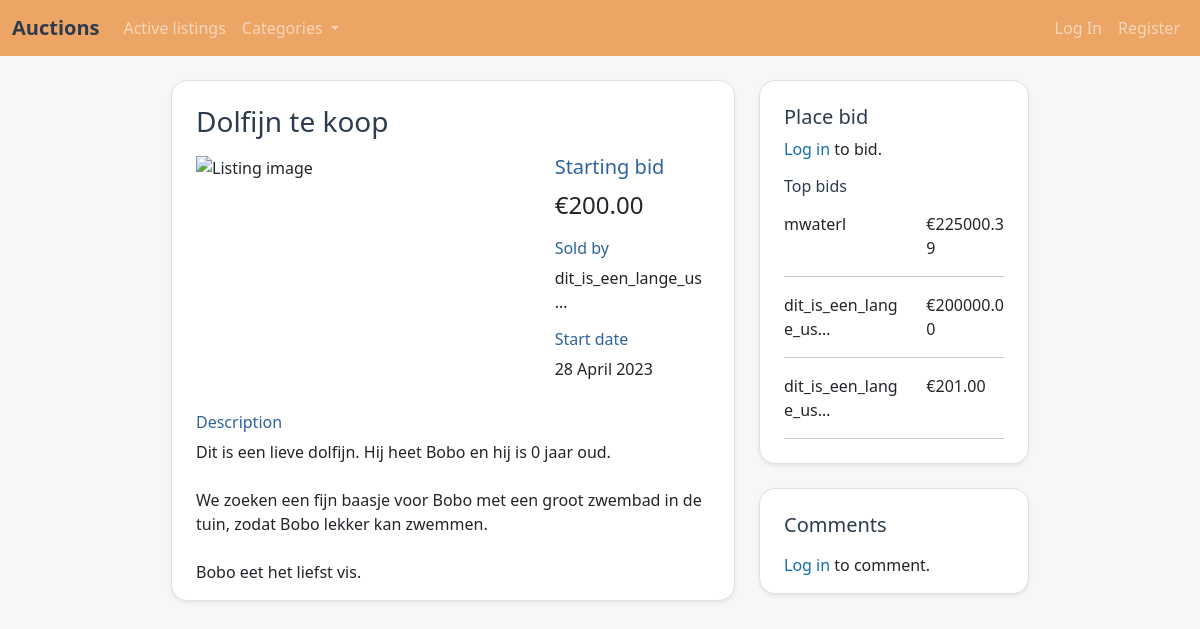
The page /listing/59 on the database as committed earlier.
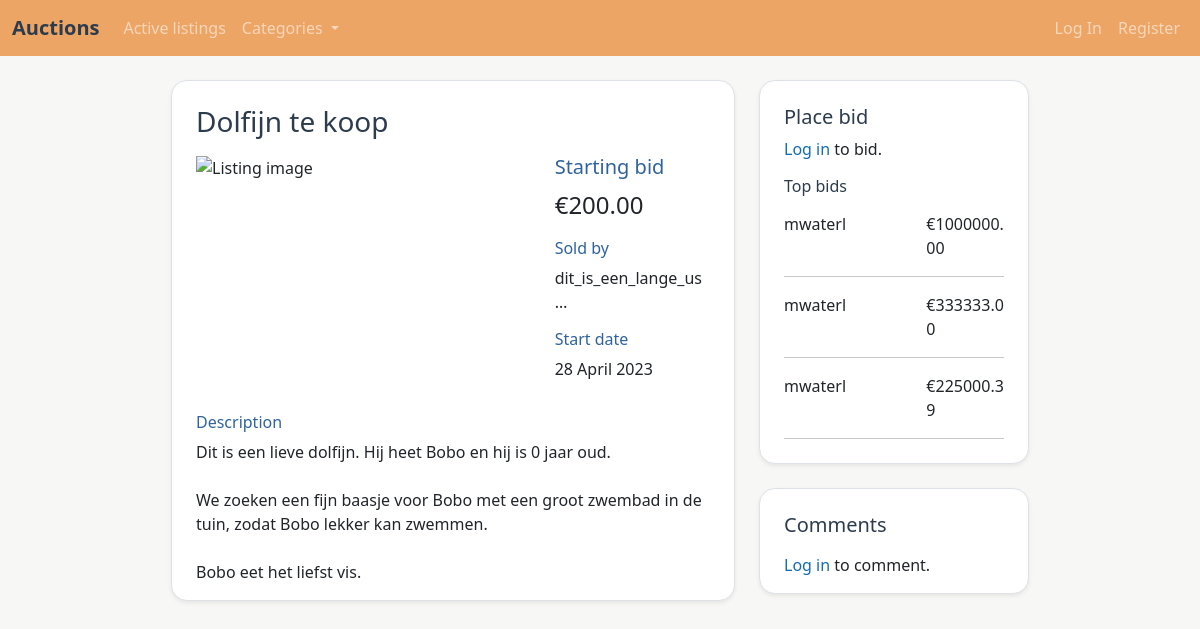
The same page on the database as committed later.
### auctions/models.py (models this page shows)
class Bid(models.Model):
    id = models.AutoField(primary_key=True)
    amount = models.FloatField(
        validators=[MinValueValidator(0), MaxValueValidator(1000000)],
    )
    listing = models.ForeignKey(Listing, on_delete=models.CASCADE)
    user = models.ForeignKey(User, on_delete=models.CASCADE)
    date = models.DateTimeField(auto_now_add=True)

class User(AbstractUser):
    id = models.AutoField(primary_key=True)
    watched_listing = models.ManyToManyField('Listing', related_name='watched_listing')

### auctions/views.py (the view, shortened to what this page needs)
# urls.py: path("listing/<str:id>", views.listing, name="listing"),
def listing(request, id):
    try:
        listing = Listing.objects.get(pk=id)
    except Listing.DoesNotExist:
        raise Http404
    if request.method == "GET":
        if request.user.is_authenticated:
            on_watchlist = listing in request.user.watched_listing.all()
        else:
            on_watchlist = False
        top_bids = Bid.objects.filter(
            listing_id=listing.id).order_by('-amount')[:3]
        comments = Comment.objects.filter(
            listing_id=listing.id).order_by('-date')
        return render(request, "auctions/listing.html", {
            "listing": listing,
            "on_watchlist": on_watchlist,
            "placeholder_img": PLACEHOLDER_IMG,
            "bid_form": BidForm(),
            "bids": top_bids,
            "bid_icon": BID_ICON,
            "comment_form": CommentForm(),
            "comments": comments,
            "post_icon": POST_ICON,
        })

### auctions/templates/auctions/listing.html (shortened to what this page needs)
{% extends "auctions/layout.html" %}
{% block content %}
<div class="row justify-content-center gy-2">
    <div class="col-12 col-sm-12 col-md-12 col-lg-8 col-xl-6">
        <div class="container border rounded-4 shadow-sm px-4 pt-4 pb-0" style="word-wrap: break-word;">
            <h3 class="mp-darkblue">{{ listing.title }}</h3>
            <div class="row py-2">
                <div class="col-12 col-sm-12 col-md-7 col-lg-8">
                    {% if listing.image_url %}
                    <img src="{{ listing.image_url }}" alt="Listing image" class="listing-img"
                        onerror="this.src='{{ placeholder_img }}'"></a>
                    {% else %}
                    <img src="{{ placeholder_img }}" alt="Listing image" class="listing-img"></a>
                    {% endif %}
                </div>
                <div class="col-12 col-sm-12 col-md-4">
                    {% if listing.active %}
                    <div class="row pt-2 pt-sm-0">
                        <h5 class="mp-lightblue">Starting bid</h5>
                        <p style="font-size:1.5rem;">€{{ listing.starting_bid|floatformat:2 }}</p>
                    </div>
                    {% endif %}
                    <div class="row">
                        <h6 class="mp-lightblue">Sold by</h6>
                        {% if user == listing.user %}
                        <p class="listing-user">You</p>
                        {% else %}
                        <p>{{ listing.user|truncatechars:20 }}</p>
                        {% endif %}
                    </div>
                    <div class="row">
                        <h6 class="mp-lightblue">Start date</h6>
                        <p>{{ listing.date|date:"d F Y"}}</p>
                    </div>
                </div>
            </div>
            <div class="row pt-2">
                <h6 class="mp-lightblue">Description</h6>
                <p>{{ listing.description|linebreaksbr }}</p>
            </div>
        </div>
    </div>
    <div class="col-12 col-sm-12 col-md-12 col-lg-4 col-xl-3">
        <div class="container border rounded-4 shadow-sm px-4 pt-4 pb-2 mb-lg-4 mb-2" style="word-wrap: break-word;">
            {% if user.is_authenticated and user == listing.user %}
            <h5 class="mp-darkblue pb-2">Top bids</h5>
            {% elif user.is_authenticated and user != listing.user and listing.active%}
            {% load django_bootstrap5 %}
            {% elif not user.is_authenticated and listing.active %}
            <h5 class="mp-darkblue">Place bid</h5>
            <p><a href="{% url 'login' %}" class="mp-link">Log in</a> to bid.</p>
            {% endif %}
            {% if bids %}
                {% if user != listing.user %}
                    {% if listing.active %}
                    <h6 class="mp-darkblue pb-2">Top bids</h6>
                    {% endif %}
                {% endif %}
                {% for bid in bids %}
                <div class="row">
                    <div class="col-7">{{ bid.user|truncatechars:20 }}</div>
                    <div class="col-5">€{{ bid.amount|floatformat:2 }}</div>
                </div>
                <hr>
                {% endfor %}
            {% elif user.is_authenticated or user == listing.user %}
            <p>No bids have been placed.</p>
            {% endif %}
        </div>
        <div class="container border rounded-4 shadow-sm px-4 pt-4 pb-0" style="word-wrap: break-word;">
            <h5 class="mp-darkblue pb-2">Comments</h5>
            {% if user.is_authenticated %}
            {% load django_bootstrap5 %}
            {% elif not user.is_authenticated %}
            <p><a href="{% url 'login' %}" class="mp-link">Log in</a> to comment.</p>
            {% endif %}
        </div>
    </div>
</div>
{% endblock %}

Rows that differ between the two databases and show on the page:
no longer on this page (row unchanged): Bid: user "dit_is_een_lange_us…", amount "200000.00"
no longer on this page (row unchanged): Bid: user "dit_is_een_lange_us…", amount "201.00"
added Bid: user "mwaterl", amount "1000000.00"
added Bid: user "mwaterl", amount "333333.00"
